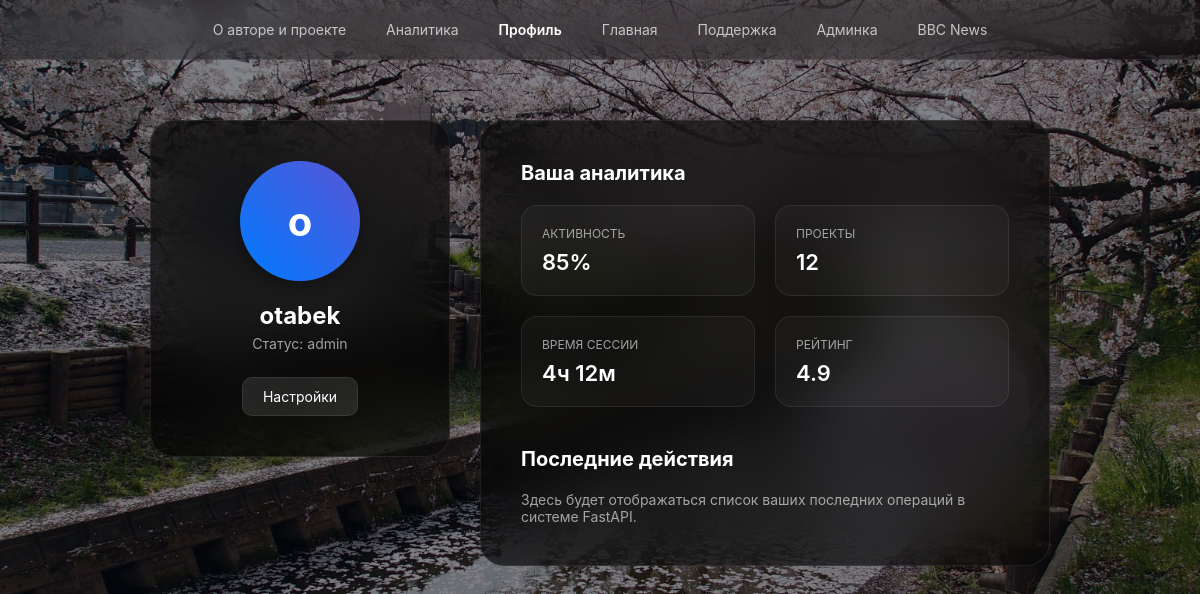
Screenshot of /profile (signed in) with the database file from the repository.
### tables this page shows
CREATE TABLE users (
	id INTEGER NOT NULL, 
	username VARCHAR, 
	hashed_password VARCHAR, 
	role VARCHAR, 
	PRIMARY KEY (id)
);

### app/routers/profile.py (the view)
@router.get("/profile")
def profile(
    request: Request,
    current_user: str = Depends(get_current_user)
):
    user_data = get_user_from_db(current_user)
    if not user_data:
        raise HTTPException(status_code=404, detail="User not found")
    return templates.TemplateResponse(
        "profile.html",
        {
            "request": request,
            "user": user_data
        }
    )

### app/templates/profile.html (shortened to what this page needs)
<!DOCTYPE html>
<html lang="ru">
<head>
</head>
<body>
    <nav class="navbar">
        <div class="nav-links">
            <a href="/about">О авторе и проекте</a>
            <a href="/analytics">Аналитика</a>
            <a href="/profile" class="active">Профиль</a>
            <a href="/">Главная</a>
            <a href="/support">Поддержка</a>
            <a href="/admin">Админка</a>
            <a href="/news">BBC News</a>
        </div>
    </nav>
    <div class="profile-container">
        <aside class="profile-card">
            <div class="avatar">{{ user.username[0] if user else 'U' }}</div>
            <h2>{{ user.username if user else 'Гость' }}</h2>
            <p>Статус: {{ user.role if user and user.role else 'user' }}</p>
            <a href="#" class="btn-edit">Настройки</a>
        </aside>
        <main class="info-panel">
            <h3>Ваша аналитика</h3>
            <div class="stats-grid">
                <div class="stat-item">
                    <label>Активность</label>
                    <span>85%</span>
                </div>
                <div class="stat-item">
                    <label>Проекты</label>
                    <span>12</span>
                </div>
                <div class="stat-item">
                    <label>Время сессии</label>
                    <span>4ч 12м</span>
                </div>
                <div class="stat-item">
                    <label>Рейтинг</label>
                    <span>4.9</span>
                </div>
            </div>
            <h3 style="margin-top: 40px;">Последние действия</h3>
            <p style="color: var(--secondary-text); font-size: 14px;">
                Здесь будет отображаться список ваших последних операций в системе FastAPI.
            </p>
        </main>
    </div>
</body>
</html>

### app/templates/profile.html (style rules this page uses)
:root { --bg-color: #050a14; --glass-bg: rgba(0, 0, 0, 0.6); --glass-border: rgba(255, 255, 255, 0.08); --accent-color: #007aff; --text-color: #ffffff; --secondary-text: rgba(255, 255, 255, 0.6); }
* { margin: 0; padding: 0; box-sizing: border-box; font-family: -apple-system, BlinkMacSystemFont, "SF Pro Display", "Segoe UI", Roboto, sans-serif; }
body { background-image: linear-gradient(rgba(5, 10, 20, 0.5), rgba(5, 10, 20, 0.5)), url("/static/images/background.jpg"); background-size: cover; background-position: center; background-attachment: fixed; min-height: 100vh; color: var(--text-color); display: flex; flex-direction: column; align-items: center; }
.navbar { width: 100%; height: 60px; background: rgba(0, 0, 0, 0.3); backdrop-filter: blur(20px); -webkit-backdrop-filter: blur(20px); border-bottom: 1px solid var(--glass-border); display: flex; justify-content: center; align-items: center; position: fixed; top: 0; z-index: 1000; }
.nav-links { display: flex; gap: 40px; }
.nav-links a { color: var(--text-color); text-decoration: none; font-size: 14px; font-weight: 400; opacity: 0.7; transition: opacity 0.3s ease; }
.nav-links a.active { opacity: 1; font-weight: 600; }
.profile-container { margin-top: 120px; width: 90%; max-width: 900px; display: grid; grid-template-columns: 300px 1fr; gap: 30px; animation: fadeIn 0.8s ease-out; }
.profile-card { background: var(--glass-bg); backdrop-filter: blur(30px); -webkit-backdrop-filter: blur(30px); border: 1px solid var(--glass-border); border-radius: 24px; padding: 40px; text-align: center; height: fit-content; }
.avatar { width: 120px; height: 120px; border-radius: 50%; background: linear-gradient(45deg, var(--accent-color), #5856d6); margin: 0 auto 20px; display: flex; align-items: center; justify-content: center; font-size: 40px; font-weight: bold; box-shadow: 0 10px 20px rgba(0, 0, 0, 0.3); }
.profile-card h2 { font-size: 24px; margin-bottom: 5px; }
.profile-card p { color: var(--secondary-text); font-size: 14px; margin-bottom: 25px; }
.btn-edit { display: inline-block; padding: 10px 20px; background: rgba(255, 255, 255, 0.1); border: 1px solid var(--glass-border); border-radius: 10px; color: white; text-decoration: none; font-size: 14px; transition: background 0.3s; }
.info-panel { background: var(--glass-bg); backdrop-filter: blur(30px); -webkit-backdrop-filter: blur(30px); border: 1px solid var(--glass-border); border-radius: 24px; padding: 40px; }
.info-panel h3 { margin-bottom: 20px; font-size: 20px; }
.stats-grid { display: grid; grid-template-columns: 1fr 1fr; gap: 20px; }
.stat-item { background: rgba(255, 255, 255, 0.03); padding: 20px; border-radius: 16px; border: 1px solid var(--glass-border); }
.stat-item label { display: block; color: var(--secondary-text); font-size: 12px; text-transform: uppercase; margin-bottom: 8px; }
.stat-item span { font-size: 22px; font-weight: 600; }

### rows the page displays
users: username "o", username "otabek", role "admin"
